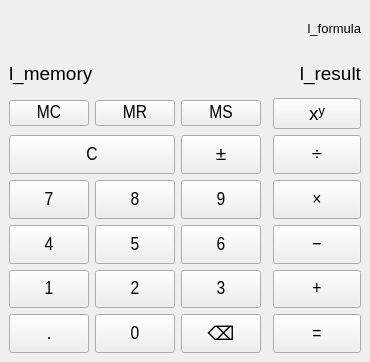
<?xml version="1.0" encoding="UTF-8"?>
<ui version="4.0">
 <class>MainWindow</class>
 <widget class="QMainWindow" name="MainWindow">
  <property name="geometry">
   <rect>
    <x>0</x>
    <y>0</y>
    <width>370</width>
    <height>362</height>
   </rect>
  </property>
  <property name="sizePolicy">
   <sizepolicy hsizetype="Preferred" vsizetype="Preferred">
    <horstretch>0</horstretch>
    <verstretch>0</verstretch>
   </sizepolicy>
  </property>
  <property name="font">
   <font>
    <pointsize>14</pointsize>
   </font>
  </property>
  <property name="windowTitle">
   <string>Калькулятор</string>
  </property>
  <widget class="QWidget" name="centralwidget">
   <layout class="QGridLayout" name="gridLayout" rowstretch="0,0,0,0,0,0,0,0,0,0" columnstretch="0,2,2,2,0,3">
    <item row="1" column="1" colspan="5">
     <layout class="QHBoxLayout" name="horizontalLayout" stretch="0,1">
      <item>
       <widget class="QLabel" name="l_memory">
        <property name="sizePolicy">
         <sizepolicy hsizetype="Preferred" vsizetype="Preferred">
          <horstretch>0</horstretch>
          <verstretch>0</verstretch>
         </sizepolicy>
        </property>
        <property name="font">
         <font>
          <pointsize>14</pointsize>
         </font>
        </property>
        <property name="text">
         <string>l_memory</string>
        </property>
       </widget>
      </item>
      <item>
       <widget class="QLabel" name="l_result">
        <property name="sizePolicy">
         <sizepolicy hsizetype="Preferred" vsizetype="Preferred">
          <horstretch>0</horstretch>
          <verstretch>0</verstretch>
         </sizepolicy>
        </property>
        <property name="font">
         <font>
          <pointsize>14</pointsize>
         </font>
        </property>
        <property name="text">
         <string>l_result</string>
        </property>
        <property name="alignment">
         <set>Qt::AlignmentFlag::AlignRight|Qt::AlignmentFlag::AlignTrailing|Qt::AlignmentFlag::AlignVCenter</set>
        </property>
       </widget>
      </item>
     </layout>
    </item>
    <item row="5" column="3">
     <widget class="QPushButton" name="tb_nine">
      <property name="sizePolicy">
       <sizepolicy hsizetype="Preferred" vsizetype="Preferred">
        <horstretch>0</horstretch>
        <verstretch>0</verstretch>
       </sizepolicy>
      </property>
      <property name="minimumSize">
       <size>
        <width>0</width>
        <height>0</height>
       </size>
      </property>
      <property name="font">
       <font>
        <family>Arial Narrow</family>
        <pointsize>14</pointsize>
       </font>
      </property>
      <property name="text">
       <string>9</string>
      </property>
      <property name="shortcut">
       <string>9</string>
      </property>
     </widget>
    </item>
    <item row="2" column="3">
     <widget class="QPushButton" name="tb_ms">
      <property name="minimumSize">
       <size>
        <width>0</width>
        <height>0</height>
       </size>
      </property>
      <property name="font">
       <font>
        <family>Arial Narrow</family>
        <pointsize>14</pointsize>
       </font>
      </property>
      <property name="text">
       <string>MS</string>
      </property>
     </widget>
    </item>
    <item row="2" column="2">
     <widget class="QPushButton" name="tn_mr">
      <property name="minimumSize">
       <size>
        <width>0</width>
        <height>0</height>
       </size>
      </property>
      <property name="font">
       <font>
        <family>Arial Narrow</family>
        <pointsize>14</pointsize>
       </font>
      </property>
      <property name="text">
       <string>MR</string>
      </property>
     </widget>
    </item>
    <item row="2" column="5">
     <widget class="QPushButton" name="tb_power">
      <property name="text">
       <string>xʸ</string>
      </property>
     </widget>
    </item>
    <item row="9" column="5">
     <widget class="QPushButton" name="tb_equal">
      <property name="sizePolicy">
       <sizepolicy hsizetype="Preferred" vsizetype="Preferred">
        <horstretch>0</horstretch>
        <verstretch>0</verstretch>
       </sizepolicy>
      </property>
      <property name="minimumSize">
       <size>
        <width>0</width>
        <height>0</height>
       </size>
      </property>
      <property name="font">
       <font>
        <family>Arial Narrow</family>
        <pointsize>14</pointsize>
       </font>
      </property>
      <property name="text">
       <string>=</string>
      </property>
      <property name="shortcut">
       <string>Enter</string>
      </property>
     </widget>
    </item>
    <item row="8" column="3">
     <widget class="QPushButton" name="tb_three">
      <property name="sizePolicy">
       <sizepolicy hsizetype="Preferred" vsizetype="Preferred">
        <horstretch>0</horstretch>
        <verstretch>0</verstretch>
       </sizepolicy>
      </property>
      <property name="minimumSize">
       <size>
        <width>0</width>
        <height>0</height>
       </size>
      </property>
      <property name="font">
       <font>
        <family>Arial Narrow</family>
        <pointsize>14</pointsize>
       </font>
      </property>
      <property name="text">
       <string>3</string>
      </property>
      <property name="shortcut">
       <string>3</string>
      </property>
     </widget>
    </item>
    <item row="9" column="3">
     <widget class="QPushButton" name="tb_backspace">
      <property name="sizePolicy">
       <sizepolicy hsizetype="Preferred" vsizetype="Preferred">
        <horstretch>0</horstretch>
        <verstretch>0</verstretch>
       </sizepolicy>
      </property>
      <property name="text">
       <string>⌫</string>
      </property>
     </widget>
    </item>
    <item row="8" column="2">
     <widget class="QPushButton" name="tb_two">
      <property name="sizePolicy">
       <sizepolicy hsizetype="Preferred" vsizetype="Preferred">
        <horstretch>0</horstretch>
        <verstretch>0</verstretch>
       </sizepolicy>
      </property>
      <property name="minimumSize">
       <size>
        <width>0</width>
        <height>0</height>
       </size>
      </property>
      <property name="font">
       <font>
        <family>Arial Narrow</family>
        <pointsize>14</pointsize>
       </font>
      </property>
      <property name="text">
       <string>2</string>
      </property>
      <property name="shortcut">
       <string>2</string>
      </property>
     </widget>
    </item>
    <item row="5" column="1">
     <widget class="QPushButton" name="tb_seven">
      <property name="sizePolicy">
       <sizepolicy hsizetype="Preferred" vsizetype="Preferred">
        <horstretch>0</horstretch>
        <verstretch>0</verstretch>
       </sizepolicy>
      </property>
      <property name="minimumSize">
       <size>
        <width>0</width>
        <height>0</height>
       </size>
      </property>
      <property name="font">
       <font>
        <family>Arial Narrow</family>
        <pointsize>14</pointsize>
       </font>
      </property>
      <property name="text">
       <string>7</string>
      </property>
      <property name="shortcut">
       <string>7</string>
      </property>
     </widget>
    </item>
    <item row="0" column="1" colspan="5">
     <widget class="QLabel" name="l_formula">
      <property name="font">
       <font>
        <pointsize>10</pointsize>
       </font>
      </property>
      <property name="text">
       <string>l_formula</string>
      </property>
      <property name="alignment">
       <set>Qt::AlignmentFlag::AlignRight|Qt::AlignmentFlag::AlignTrailing|Qt::AlignmentFlag::AlignVCenter</set>
      </property>
     </widget>
    </item>
    <item row="5" column="2">
     <widget class="QPushButton" name="tb_eight">
      <property name="sizePolicy">
       <sizepolicy hsizetype="Preferred" vsizetype="Preferred">
        <horstretch>0</horstretch>
        <verstretch>0</verstretch>
       </sizepolicy>
      </property>
      <property name="minimumSize">
       <size>
        <width>0</width>
        <height>0</height>
       </size>
      </property>
      <property name="font">
       <font>
        <family>Arial Narrow</family>
        <pointsize>14</pointsize>
       </font>
      </property>
      <property name="text">
       <string>8</string>
      </property>
      <property name="shortcut">
       <string>8</string>
      </property>
     </widget>
    </item>
    <item row="6" column="5">
     <widget class="QPushButton" name="tb_substract">
      <property name="sizePolicy">
       <sizepolicy hsizetype="Preferred" vsizetype="Preferred">
        <horstretch>0</horstretch>
        <verstretch>0</verstretch>
       </sizepolicy>
      </property>
      <property name="minimumSize">
       <size>
        <width>0</width>
        <height>0</height>
       </size>
      </property>
      <property name="font">
       <font>
        <family>Arial Narrow</family>
        <pointsize>14</pointsize>
       </font>
      </property>
      <property name="text">
       <string>−</string>
      </property>
      <property name="shortcut">
       <string>-</string>
      </property>
     </widget>
    </item>
    <item row="6" column="3">
     <widget class="QPushButton" name="tb_six">
      <property name="sizePolicy">
       <sizepolicy hsizetype="Preferred" vsizetype="Preferred">
        <horstretch>0</horstretch>
        <verstretch>0</verstretch>
       </sizepolicy>
      </property>
      <property name="minimumSize">
       <size>
        <width>0</width>
        <height>0</height>
       </size>
      </property>
      <property name="font">
       <font>
        <family>Arial Narrow</family>
        <pointsize>14</pointsize>
       </font>
      </property>
      <property name="text">
       <string>6</string>
      </property>
      <property name="shortcut">
       <string>6</string>
      </property>
     </widget>
    </item>
    <item row="6" column="1">
     <widget class="QPushButton" name="tb_four">
      <property name="sizePolicy">
       <sizepolicy hsizetype="Preferred" vsizetype="Preferred">
        <horstretch>0</horstretch>
        <verstretch>0</verstretch>
       </sizepolicy>
      </property>
      <property name="minimumSize">
       <size>
        <width>0</width>
        <height>0</height>
       </size>
      </property>
      <property name="font">
       <font>
        <family>Arial Narrow</family>
        <pointsize>14</pointsize>
       </font>
      </property>
      <property name="text">
       <string>4</string>
      </property>
      <property name="shortcut">
       <string>4</string>
      </property>
     </widget>
    </item>
    <item row="4" column="5">
     <widget class="QPushButton" name="tb_divide">
      <property name="sizePolicy">
       <sizepolicy hsizetype="Preferred" vsizetype="Preferred">
        <horstretch>0</horstretch>
        <verstretch>0</verstretch>
       </sizepolicy>
      </property>
      <property name="minimumSize">
       <size>
        <width>0</width>
        <height>0</height>
       </size>
      </property>
      <property name="font">
       <font>
        <family>Arial Narrow</family>
        <pointsize>14</pointsize>
       </font>
      </property>
      <property name="text">
       <string>÷</string>
      </property>
      <property name="shortcut">
       <string>/</string>
      </property>
     </widget>
    </item>
    <item row="8" column="1">
     <widget class="QPushButton" name="tb_one">
      <property name="sizePolicy">
       <sizepolicy hsizetype="Preferred" vsizetype="Preferred">
        <horstretch>0</horstretch>
        <verstretch>0</verstretch>
       </sizepolicy>
      </property>
      <property name="minimumSize">
       <size>
        <width>0</width>
        <height>0</height>
       </size>
      </property>
      <property name="font">
       <font>
        <family>Arial Narrow</family>
        <pointsize>14</pointsize>
       </font>
      </property>
      <property name="text">
       <string>1</string>
      </property>
      <property name="shortcut">
       <string>1</string>
      </property>
     </widget>
    </item>
    <item row="6" column="2">
     <widget class="QPushButton" name="tb_five">
      <property name="sizePolicy">
       <sizepolicy hsizetype="Preferred" vsizetype="Preferred">
        <horstretch>0</horstretch>
        <verstretch>0</verstretch>
       </sizepolicy>
      </property>
      <property name="minimumSize">
       <size>
        <width>0</width>
        <height>0</height>
       </size>
      </property>
      <property name="font">
       <font>
        <family>Arial Narrow</family>
        <pointsize>14</pointsize>
       </font>
      </property>
      <property name="text">
       <string>5</string>
      </property>
      <property name="shortcut">
       <string>5</string>
      </property>
     </widget>
    </item>
    <item row="4" column="1" colspan="2">
     <widget class="QPushButton" name="tb_reset">
      <property name="sizePolicy">
       <sizepolicy hsizetype="Preferred" vsizetype="Preferred">
        <horstretch>0</horstretch>
        <verstretch>0</verstretch>
       </sizepolicy>
      </property>
      <property name="minimumSize">
       <size>
        <width>0</width>
        <height>0</height>
       </size>
      </property>
      <property name="font">
       <font>
        <family>Arial Narrow</family>
        <pointsize>14</pointsize>
       </font>
      </property>
      <property name="text">
       <string>C</string>
      </property>
      <property name="shortcut">
       <string>Esc</string>
      </property>
     </widget>
    </item>
    <item row="2" column="1">
     <widget class="QPushButton" name="tb_mc">
      <property name="minimumSize">
       <size>
        <width>0</width>
        <height>0</height>
       </size>
      </property>
      <property name="font">
       <font>
        <family>Arial Narrow</family>
        <pointsize>14</pointsize>
       </font>
      </property>
      <property name="text">
       <string>MC</string>
      </property>
     </widget>
    </item>
    <item row="8" column="5">
     <widget class="QPushButton" name="tb_add">
      <property name="sizePolicy">
       <sizepolicy hsizetype="Preferred" vsizetype="Preferred">
        <horstretch>0</horstretch>
        <verstretch>0</verstretch>
       </sizepolicy>
      </property>
      <property name="minimumSize">
       <size>
        <width>0</width>
        <height>0</height>
       </size>
      </property>
      <property name="font">
       <font>
        <family>Arial Narrow</family>
        <pointsize>14</pointsize>
       </font>
      </property>
      <property name="text">
       <string>+</string>
      </property>
      <property name="shortcut">
       <string>+</string>
      </property>
     </widget>
    </item>
    <item row="5" column="5">
     <widget class="QPushButton" name="tb_multiplicate">
      <property name="sizePolicy">
       <sizepolicy hsizetype="Expanding" vsizetype="Preferred">
        <horstretch>0</horstretch>
        <verstretch>0</verstretch>
       </sizepolicy>
      </property>
      <property name="minimumSize">
       <size>
        <width>0</width>
        <height>0</height>
       </size>
      </property>
      <property name="font">
       <font>
        <family>Arial Narrow</family>
        <pointsize>14</pointsize>
       </font>
      </property>
      <property name="text">
       <string>×</string>
      </property>
      <property name="shortcut">
       <string>*</string>
      </property>
     </widget>
    </item>
    <item row="4" column="3">
     <widget class="QPushButton" name="tb_negate">
      <property name="sizePolicy">
       <sizepolicy hsizetype="Preferred" vsizetype="Preferred">
        <horstretch>0</horstretch>
        <verstretch>0</verstretch>
       </sizepolicy>
      </property>
      <property name="minimumSize">
       <size>
        <width>0</width>
        <height>0</height>
       </size>
      </property>
      <property name="font">
       <font>
        <family>Arial Narrow</family>
        <pointsize>14</pointsize>
       </font>
      </property>
      <property name="text">
       <string>±</string>
      </property>
     </widget>
    </item>
    <item row="9" column="1">
     <widget class="QPushButton" name="tb_comma">
      <property name="sizePolicy">
       <sizepolicy hsizetype="Preferred" vsizetype="Preferred">
        <horstretch>0</horstretch>
        <verstretch>0</verstretch>
       </sizepolicy>
      </property>
      <property name="minimumSize">
       <size>
        <width>0</width>
        <height>0</height>
       </size>
      </property>
      <property name="font">
       <font>
        <family>Arial Narrow</family>
        <pointsize>14</pointsize>
       </font>
      </property>
      <property name="text">
       <string>.</string>
      </property>
     </widget>
    </item>
    <item row="9" column="2">
     <widget class="QPushButton" name="tb_zero">
      <property name="sizePolicy">
       <sizepolicy hsizetype="Preferred" vsizetype="Preferred">
        <horstretch>0</horstretch>
        <verstretch>0</verstretch>
       </sizepolicy>
      </property>
      <property name="minimumSize">
       <size>
        <width>0</width>
        <height>0</height>
       </size>
      </property>
      <property name="font">
       <font>
        <family>Arial Narrow</family>
        <pointsize>14</pointsize>
       </font>
      </property>
      <property name="text">
       <string>0</string>
      </property>
     </widget>
    </item>
   </layout>
  </widget>
 </widget>
 <resources/>
 <connections/>
</ui>
